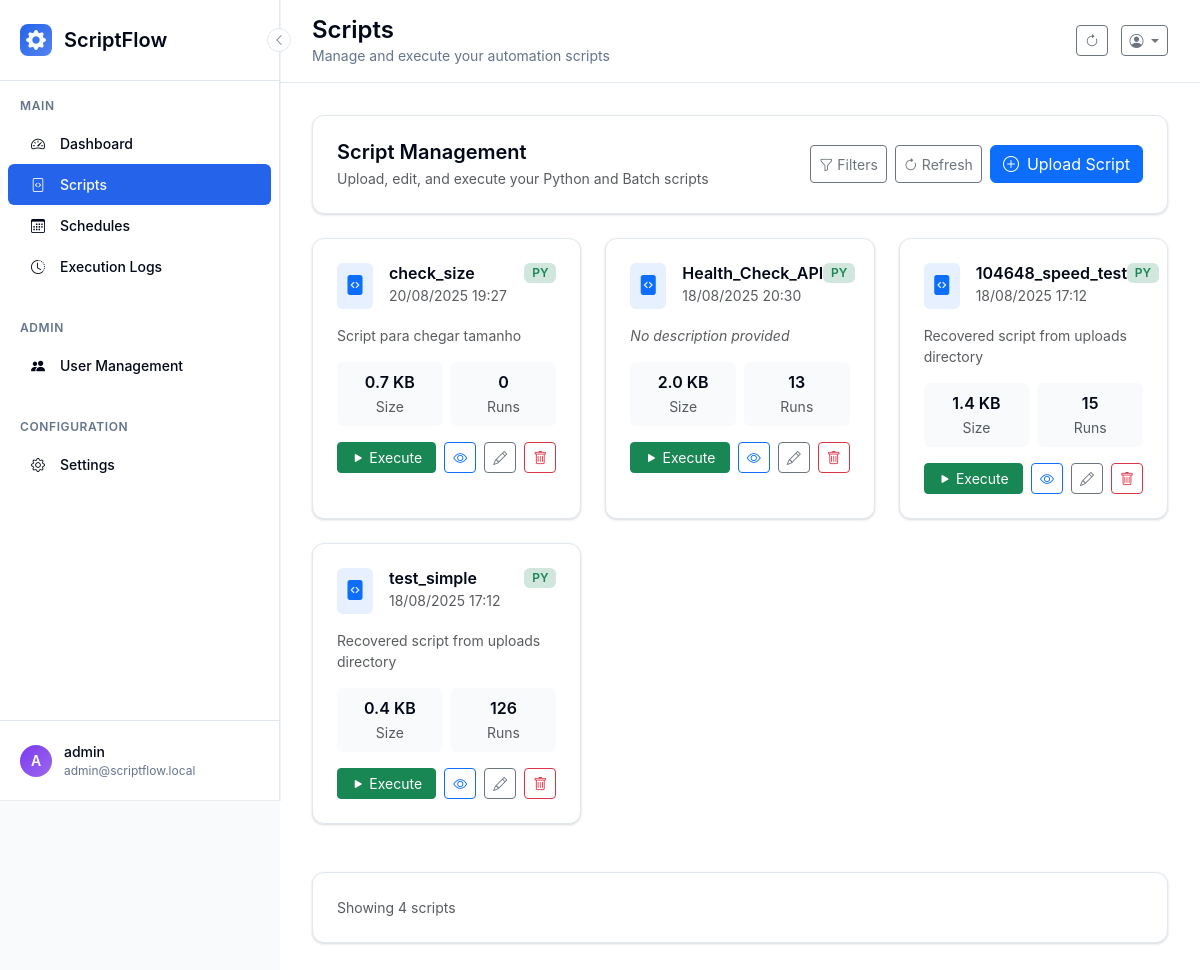
Page /scripts/ (signed in) on the earlier database version.
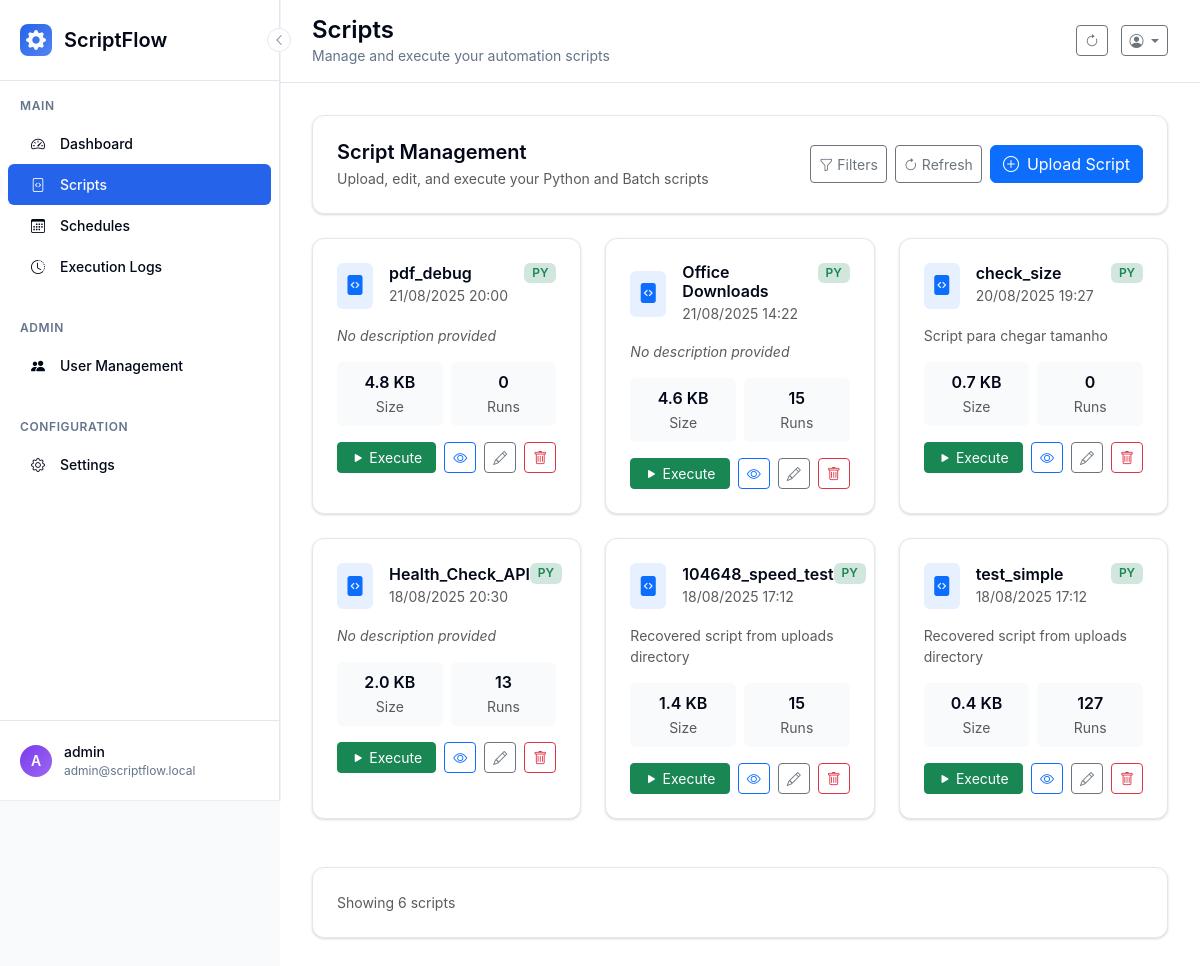
Same page on the later database version.
### scriptflow.py (models this page shows, shortened)
class Script(db.Model):
    __tablename__ = 'scripts'
    id = db.Column(db.Integer, primary_key=True)
    name = db.Column(db.String(100), nullable=False)
    description = db.Column(db.Text)
    filename = db.Column(db.String(255), nullable=False)
    file_path = db.Column(db.String(500), nullable=False)
    script_type = db.Column(db.String(10), nullable=False)  # 'py' or 'bat'
    file_size = db.Column(db.Integer)
    created_at = db.Column(db.DateTime, default=datetime.now)
    updated_at = db.Column(db.DateTime, default=datetime.now, onupdate=datetime.now)
    is_active = db.Column(db.Boolean, default=True)
    user_id = db.Column(db.Integer, db.ForeignKey('users.id'), nullable=False)

### app/controllers/scripts.py (the view, shortened to what this page needs)
    @scripts_bp.route('/')
    @login_required
    def list_scripts():
        search = request.args.get('search', '').strip()
        script_type = request.args.get('type', '')
        size_filter = request.args.get('size', '')
        date_filter = request.args.get('date', '')
        sort_by = request.args.get('sort', 'updated')
        scripts_query = Script.query.filter_by(is_active=True)
        query = apply_user_data_filter(scripts_query)
        if search:
            query = query.filter(Script.name.contains(search))
        if script_type and script_type in ['py', 'bat']:
            query = query.filter_by(script_type=script_type)
        if sort_by == 'name':
            query = query.order_by(Script.name.asc())
        elif sort_by == 'size':
            query = query.order_by(Script.file_size.desc())
        elif sort_by == 'executions':
            query = query.outerjoin(Execution).group_by(Script.id).order_by(func.count(Execution.id).desc())
        else:  # default to 'updated'
            query = query.order_by(Script.updated_at.desc())
        user_scripts = query.all()
        return render_template('scripts.html',
                             scripts=user_scripts,
                             search=search,
                             script_type=script_type,
                             size_filter=size_filter,
                             date_filter=date_filter,
                             sort_by=sort_by)

### scriptflow.py (called while the page is built)
@app.context_processor
def inject_ui_version():
    return {
        'ui_info': {'current_version': 'v2', 'is_modern': True},
        'ui_version': 'v2',
        'is_modern_ui': True
    }

@login_manager.user_loader
def load_user(user_id):
    return db.session.get(User, int(user_id))

def apply_user_data_filter(query):
    if current_user.can_view_all_data:
        return query  # Can see all data
    else:
        return query.filter_by(user_id=current_user.id)  # Only own data

### templates/scripts.html (shortened to what the changed rows need)
{% extends "base.html" %}
{% block page_title %}Scripts{% endblock %}
{% block content %}
{% if scripts %}
<div class="row">
    {% for script in scripts %}
    <div class="col-lg-4 col-md-6 mb-4">
        <div class="modern-card h-100">
            <div class="d-flex justify-content-between align-items-start mb-3">
                <div class="d-flex align-items-center">
                    <div class="bg-primary bg-opacity-10 p-2 rounded me-3">
                        <i class="bi bi-file-code-fill text-primary fs-5"></i>
                    </div>
                    <div>
                        <h6 class="mb-0 fw-semibold">{{ script.name }}</h6>
                        <small class="text-muted">{{ script.updated_at.strftime('%d/%m/%Y %H:%M') }}</small>
                    </div>
                </div>
                <span class="badge bg-{{ 'success' if script.script_type == 'py' else 'info' }}-subtle text-{{ 'success' if script.script_type == 'py' else 'info' }}">
                    {{ script.script_type.upper() }}
                </span>
            </div>
            {% if script.description %}
            <p class="text-muted small mb-3">{{ script.description[:100] }}{% if script.description|length > 100 %}...{% endif %}</p>
            {% else %}
            <p class="text-muted small mb-3 fst-italic">No description provided</p>
            {% endif %}
            <div class="row g-2 mb-3">
                <div class="col-6">
                    <div class="text-center p-2 bg-light rounded">
                        <div class="fw-semibold">{{ (script.file_size / 1024) | round(1) if script.file_size else 0 }} KB</div>
                        <small class="text-muted">Size</small>
                    </div>
                </div>
                <div class="col-6">
                    <div class="text-center p-2 bg-light rounded">
                        <div class="fw-semibold">{{ script.executions | length if script.executions else 0 }}</div>
                        <small class="text-muted">Runs</small>
                    </div>
                </div>
            </div>
            <div class="d-flex gap-2 mt-auto">
                <form method="POST" action="{{ url_for('scripts.execute_script', script_id=script.id) }}" class="flex-fill">
                    <button type="submit" class="btn btn-success btn-sm w-100">
                        <i class="bi bi-play-fill me-1"></i>Execute
                    </button>
                </form>
                <a href="{{ url_for('scripts.view_script', script_id=script.id) }}" class="btn btn-outline-primary btn-sm">
                    <i class="bi bi-eye"></i>
                </a>
                <a href="{{ url_for('scripts.edit_script', script_id=script.id) }}" class="btn btn-outline-secondary btn-sm">
                    <i class="bi bi-pencil"></i>
                </a>
                <button class="btn btn-outline-danger btn-sm" onclick="confirmDelete('{{ script.id }}', '{{ script.name }}')">
                    <i class="bi bi-trash"></i>
                </button>
            </div>
        </div>
    </div>
    {% endfor %}
</div>
<div class="row mt-4">
    <div class="col-12">
        <div class="modern-card">
            <div class="d-flex justify-content-between align-items-center">
                <div class="text-muted small">
                    Showing {{ scripts|length }} script{{ 's' if scripts|length != 1 else '' }}
                </div>
            </div>
        </div>
    </div>
</div>
{% endif %}
{% endblock %}

Differences in the rows shown:
added Script: name "pdf_debug", updated_at "21/08/2025 20:00", script_type "PY", description "No description provided", file_size "4.8", executions|length "0"
added Script: name "Office Downloads", updated_at "21/08/2025 14:22", script_type "PY", description "No description provided", file_size "4.6", executions|length "15"
computed for Script "test_simple": executions|length "126" → "127"
Other differences:
{{ scripts|length }}: "4" → "6"
